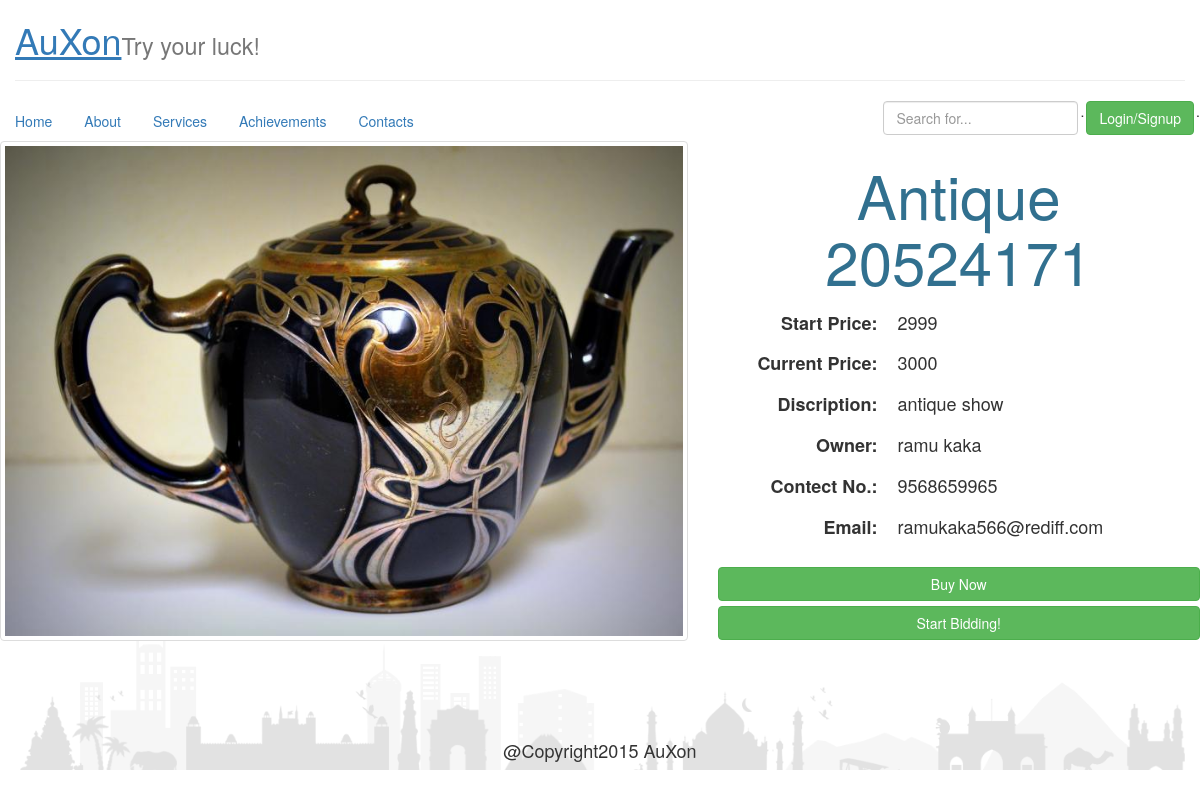
Page /products.php?op=pdesc&pid=46 on the committed database.
### tables this page shows
CREATE TABLE IF NOT EXISTS `addproducts` (
  `pid` int(11) NOT NULL AUTO_INCREMENT,
  `title` text NOT NULL,
  `descri` text NOT NULL,
  `price` int(20) NOT NULL,
  `btime` datetime NOT NULL,
  `cid` int(11) NOT NULL,
  `image` text NOT NULL,
  `name` text NOT NULL,
  `email` text NOT NULL,
  `mob` text NOT NULL,
  PRIMARY KEY (`pid`),
  KEY `cid` (`cid`)
);

### products.php (called while the page is built)
<?php
require_once 'controller/productsController.php';
$controller = new productsController();
$controller->handleRequest();
?>

### model/productsModel.php (called while the page is built, shortened)
<?php
require_once 'config.php';
class productsModel {
	function __construct() {
		$this -> conset = new config();
	}
	public function openDB() {
		$this -> conn = new mysqli($this -> conset -> servername, $this -> conset -> username, $this -> conset -> password, $this -> conset -> dbname);
	}
	public function getProduct($id) {
		$stmt = $this -> conn -> prepare("SELECT * FROM addproducts WHERE pid = ?");
		$stmt -> bind_param("i", $id);
		$stmt -> execute();
		$res = $stmt -> get_result();
		return $res -> fetch_object();
	}
}
?>

### config.php (called while the page is built)
<?php
class config {
	function __construct() {
		$this -> servername = "localhost";
		$this -> username = "root";
		$this -> password = "";
		$this -> dbname = "nilamee";
	}
}
?>

### view/product.php (the view, shortened to what this page needs)
<?php
require_once 'config.php';
?>
<!DOCTYPE html>
<html>
	<head>
		<?php
		require 'common/head.php';
		?>
	</head>
	<body>
		<div class="container-fluid">
			<?php
			require 'common/nav.php';
			?>
			<div class="row">
				<div class="col-md-7">
					<img class="img-thumbnail" alt="Bootstrap Image Preview" style="width: 100%;height: 500px" src="<?php echo $product -> image; ?>"/>
				</div>
				<div class="col-md-5">
					<h3 class="text-center text-info" style="font-size: 60px"> <?php echo $product -> title; ?> </h3>
					<dl class="dl-horizontal">
						<dt>
							<h4><b>Start Price:</b></h4>
						</dt>
						<dd>
							<h4><?php echo $product -> price; ?></h4>
						</dd>
						<dt>
							<h4><b>Current Price:</b></h4>
						</dt>
						<dd>
							<h4>
								<?php
								$this -> conset = new config();
								$conn = new mysqli($this -> conset -> servername, $this -> conset -> username, $this -> conset -> password, $this -> conset -> dbname);
								$id = $_GET['pid'];
								$sql = "SELECT MAX(Price) AS max FROM bid WHERE pid=$id";
								$result = $conn -> query($sql);
								if ($result -> num_rows > 0) {
									while ($row = $result -> fetch_assoc()) {
										echo $row["max"];
									}
								}
								else {
									echo "0 results";
								}
							?>
							</h4>
						</dd>
						<dt>
							<h4><b>Discription:</b></h4>
						</dt>
						<dd>
							<h4><?php echo $product -> descri; ?></h4>
						</dd>
						<dt>
							<h4><b>Owner:</b></h4>
						</dt>
						<dd>
							<h4><?php echo $product -> name; ?></h4>
						</dd>
						<dt>
							<h4><b>Contect No.:</b></h4>
						</dt>
						<dd>
							<h4><?php echo $product -> mob; ?></h4>
						</dd>
						<dt>
							<h4><b>Email:</b></h4>
						</dt>
						<dd>
							<h4><?php echo $product -> email; ?></h4>
						</dd>
					</dl>
					<a class="btn btn-success btn-default btn-block" href="products.php?op=buy&pid=<?php echo $product -> pid; ?>">
						Buy Now
						</a>
					<a class="btn btn-success btn-default btn-block" href="products.php?op=bid&pid=<?php echo $product -> pid; ?>">
						Start Bidding!
						</a>
				</div>
			</div>
		</div>
		<?php
		require 'common/footer.php';
 ?>
	</body>
</html>

### view/common/head.php (style rules this page uses)
body { overflow-x: hidden; }

### rows in the picture
addproducts: image (picture), title "Antique 20524171", price "2999", descri "antique show", name "ramu kaka", mob "9568659965", email "ramukaka566@rediff.com"

### other values in the picture
$row["max"] "3000"
